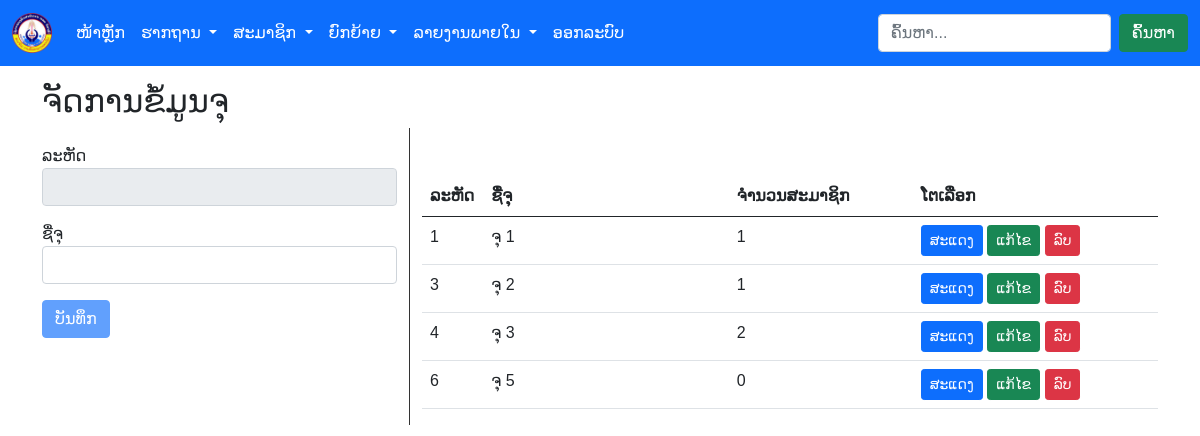
The page /group.php (signed in) on the database its author committed.
### tables this page shows
CREATE TABLE `groups` (
  `id` int(11) NOT NULL COMMENT 'ລະຫັດໜ່ວຍ',
  `group_name` varchar(20) NOT NULL COMMENT 'ຊື່ຈຸ',
  `col_id` int(11) NOT NULL COMMENT 'ລະຫັດຮາກຖານ'
);

### include/function.php (called while the page is built, shortened)
<?php
function prepared_stm($con, $sql, $params, $types=""){
    $types = $types ?: str_repeat("s", count($params));
    if($stm = $con->prepare($sql)){
        $stm->bind_param($types, ...$params);
        $stm->execute();
        return $stm;
    }else{
        return $con->error;
    }
}

### group.php (the view, shortened to what this page needs)
<?php
require_once __DIR__ . '/include/function.php';
require_once __DIR__ . '/include/dbconfig.php';
require_once __DIR__ . '/header.php';
require __DIR__ . '/menu.php';
?>
<div class="container mt-3">
    <h2>ຈັດການຂໍ້ມູນຈຸ</h2>
    <div class="row">
        <div class="col-md-4" style="border-right:thin #333333 solid;">
            <form action="" method="post">
                <div class="form-group mt-3">
                    <label for="groupId">ລະຫັດ</label>
                    <input readonly type="text" class="form-control" name="id" value="" id="groupId">
                </div>
                <div class="form-group mt-3 mb-3">
                    <label for="groupName">ຊື່ຈຸ</label>
                    <input require type="text" name="groupName" id="groupName" class="form-control">
                </div>
                <button disabled="" id="btnAction" type="button" class="btn btn-primary" onclick="doProcess()">ບັນທຶກ</button>
            </form>
        </div>
        <div class="col-md-8">
            <table id="example" class="table table-hover mt-5">
                <thead>
                    <tr>
                        <th class="col-1">ລະຫັດ</th>
                        <th class="col-4">ຊື່ຈຸ</th>
                        <th class="col-3">ຈຳນວນສະມາຊິກ</th>
                        <th class="col-4">ໂຕເລືອກ</th>
                    </tr>
                </thead>
                <tbody>
                    <?php
                    $sql = "select groups.id, groups.group_name, (select count(*) from member where member.group_id = groups.id) as num_member from groups where col_id = ? ORDER BY groups.group_name;";
                    $rs = prepared_stm($con, $sql, [$_SESSION['college_id']], "i")->get_result();
                    while ($row = $rs->fetch_assoc()) {
                        $str = '
                                <tr>
                                    <td>' . $row['id'] . '</td>
                                    <td>' . $row['group_name'] . '</td>
                                    <td>' . $row['num_member'] . '</td>
                                    <td>
                                        <a class="btn btn-primary btn-sm">ສະແດງ</a>
                                        <a class="btn btn-success btn-sm" href="#" onclick="editGroup(' . $row['id'] . ',\'' . $row['group_name'] . '\')">ແກ້ໄຂ</a>
                                        <a class="btn btn-danger btn-sm" href="#" onclick="deleteGroup(' . $row['id'] . ')">ລົບ</a>
                                    </td>
                                </tr>
                            ';
                        echo $str;
                    }
                    ?>
                </tbody>
            </table>
        </div>
    </div>
</div>
<?php
require __DIR__ . '/footer.php';
?>

### css/style.css (style rules this page uses)
*, body { font-family: 'Souliyo', sans-serif; }

### rows shown on the page
groups: id "1", group_name "ຈຸ 1", num_member "1"
groups: id "3", group_name "ຈຸ 2", num_member "1"
groups: id "4", group_name "ຈຸ 3", num_member "2"
groups: id "6", group_name "ຈຸ 5", num_member "0"
